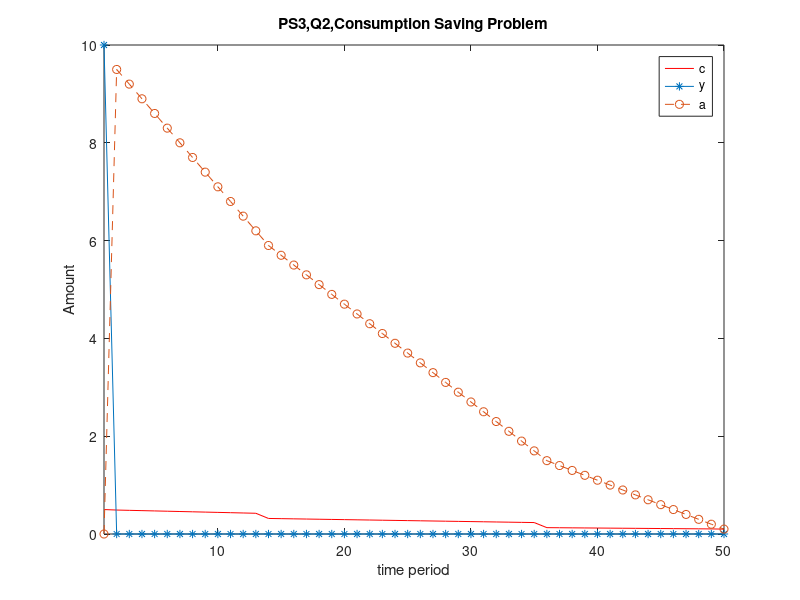

Source code (MATLAB):
clc;clear all; close all;
%% Grid Method backward induction
%  do backwards induction starting from period T-1 to obtain the decision 
%  rules in all periods given all possible asset levels
%  suppose you are given all possible a(t), what is the optimal a(t+1)
%% Parameters
beta=0.95;r=0.02;theta=1;T=50;%R=40; if there is a retirement period

%income setting,can be some progress
y=zeros(1,T);y(1)=10;t=(1:1:T);

%form asset grid, size sensitive to the asset and income
%time index for asset is critical, a(t) is the amount you get in the beginning
%of a period, so a(0)=0,a(T+1)=0
a_grid=(-25:0.1:25);%1*N
N=length(a_grid);

%initialize the value function & utility function
v=zeros(T,N);
c=y(T)*ones(1,N)+a_grid;%1*N+1*N=1*N for the last period,atcually doesn't matter here
if theta==1,
    u=log(c);
else
    u=(c.^(1-theta)-1)/(1-theta);
end
ind_c=find(c<=0);
u(ind_c)=-1e10;%penalty to negative consumption
v(T,:)=u(1,:);%T*N,value in period

a_opt(T,:)=zeros(1,N);%T*N,to set up a optimal asset, little tricky in matlab 
%language to create such a matrix, same to code as a_opt=zeros(T,N);
ind_opt(T,:)=ones(1,N);%T*N,to find out in each period, which one is the best choice

for i=(T-1):-1:1 % start to find optimal in T-1 first
    
    % Extremly important!! Imagine a(t+1) as y, a(t) as x
    % Note: The asset level today is in the columns and the choices for 
    % tomorrow are on the rows (therefore transpose the potential choices a_t+1)
    c=y(i)*ones(N,N)+ones(N,1)*a_grid*(1+r)-a_grid'*ones(1,N);
    %c(t)=w(t)+a(t)*(1+r)-a(t+1),n*n+n*n
    if theta==1,
        u=log(c);
    else
        u=(c.^(1-theta)-1)/(1-theta);
    end
    ind_c=find(c<=0);
    u(ind_c)=-1e10;%penalty to negative consumption


    % Note: Columns: state of today, rows: choices for tomorrow (therefore 
    % transpose v_t+1)
    [v(i,:),ind_max]=max(u+beta*v(i+1,:)'*ones(1,N),[],1);
    % returns the largest elements along the dimension of A specified
    %by scalar dim. For example, max(A,[],1) produces the maximum values 
    %along the first dimension of A, column by column.
    %then give this row value to the i period of value funtion
    a_opt(i,:)=a_grid(1,ind_max);
    %determine the optimal asset for period i,
    ind_opt(i,:)=ind_max;
    %as ind_max in the loop, to keep record of very t period

end

%  so far we have finished grid searching

a_sim=zeros(T,1);
c_sim=zeros(T,1);
a_sim(1)=0;% to simulate the savings and consumption paths of an agent with 
%assets equal to zero at the beginning of life 

for i=1:(T-1)
    
    ind_asset=find(a_grid>=a_sim(i,1),1,'first');
    %returns at most the first k indices corresponding to the nonzero
    %entries of X. k must be a positive integer.
    %to find the same asset and locate on the grid
    a_sim(i+1,1)=a_opt(i,ind_asset);
    %as we know the value of a(t) on the grid, we find on the a_opt the
    %optimal value of a(t+1) and give it to a_sim(i+1,1)
    c_sim(i,1)=y(i)+a_sim(i,1)*(1+r)-a_sim(i+1,1);
    %c(t)=w(t)+a(t)*(1+r)-a(t+1),
    
end
c_sim(T,1)=y(T)+a_sim(T,1);%last period

%  plot the consumption and savings paths

plot(t,c_sim,'r',t,y,'-*',t,a_sim,'--o')
title('PS3,Q2,Consumption Saving Problem')
xlabel('time period')
xlim([1 T])
ylabel('Amount')
legend('c','y','a','Location','NorthEast')